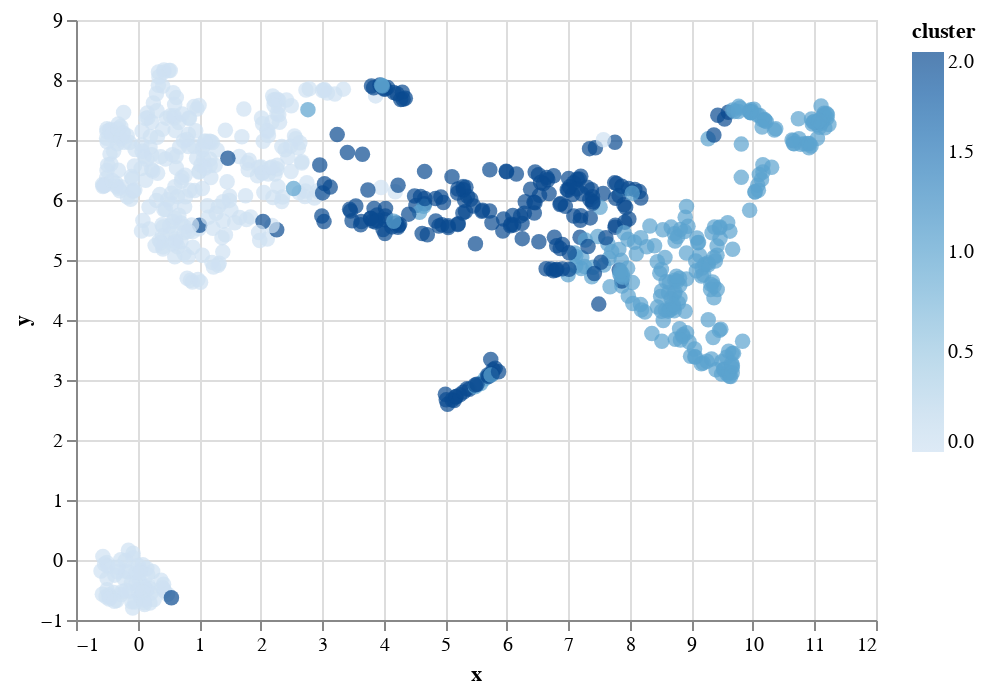

The notebook cell this image was saved under:
### Code cell
import altair as alt


alt.Chart(vis_data).mark_circle(size=60).encode(
    x='x',
    y='y',
    color='cluster',
    tooltip=['place', 'country']
).interactive()

### Figure 1 — Vega-Lite specification as saved in the notebook (floating-point values rounded to 4 significant figures; data arrays with more than 128 entries replaced by an {"elided": "..."} marker saying what was removed)
{"config": {"view": {"continuousWidth": 400, "continuousHeight": 300}}, "data": {"name": "data-2f7338ac42ffc6cc9ae0f60a666a48d2"}, "mark": {"type": "circle", "size": 60}, "encoding": {"color": {"type": "quantitative", "field": "cluster"}, "tooltip": [{"type": "nominal", "field": "place"}, {"type": "nominal", "field": "country"}], "x": {"type": "quantitative", "field": "x"}, "y": {"type": "quantitative", "field": "y"}}, "selection": {"selector001": {"type": "interval", "bind": "scales", "encodings": ["x", "y"]}}, "$schema": "https://vega.github.io/schema/vega-lite/v4.8.1.json", "datasets": {"data-2f7338ac42ffc6cc9ae0f60a666a48d2": {"elided": "780 records"}}}
